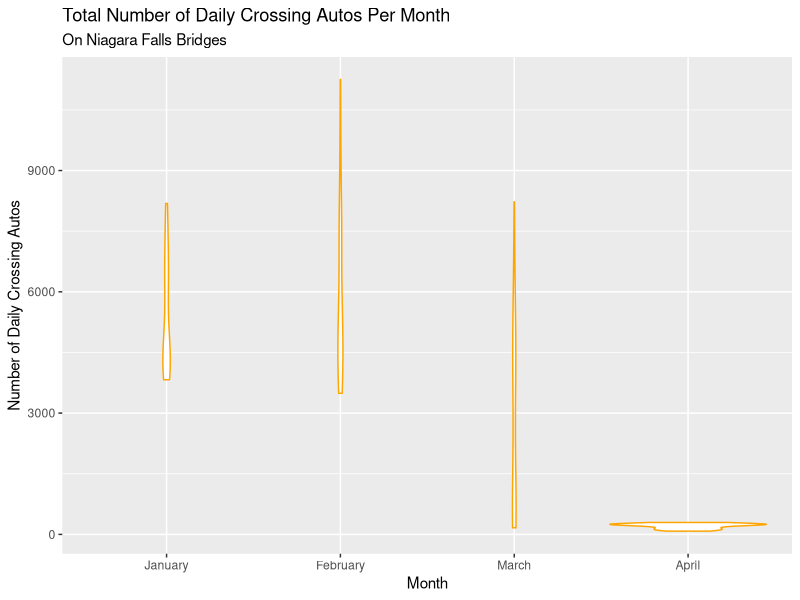
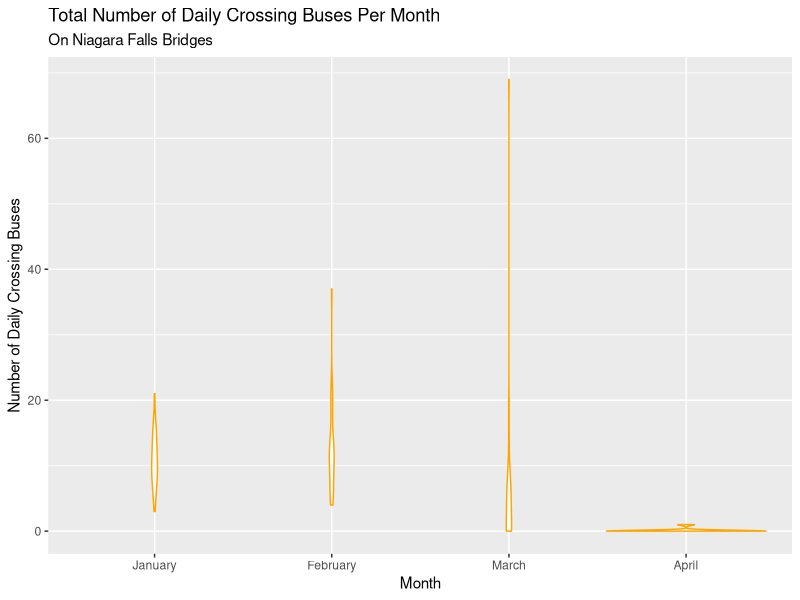
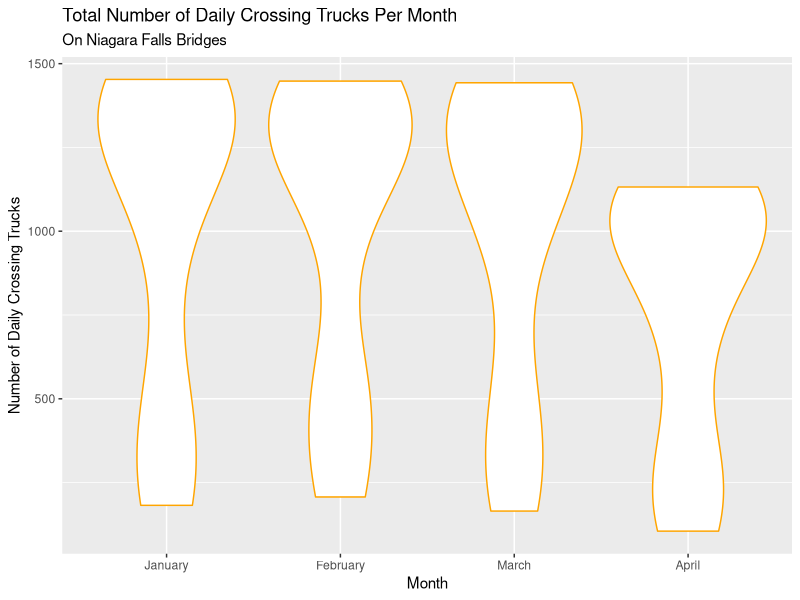
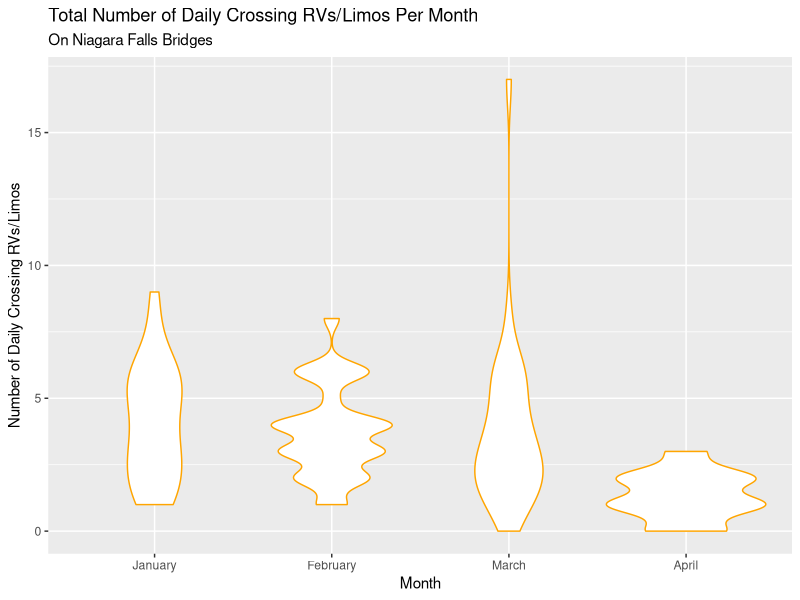
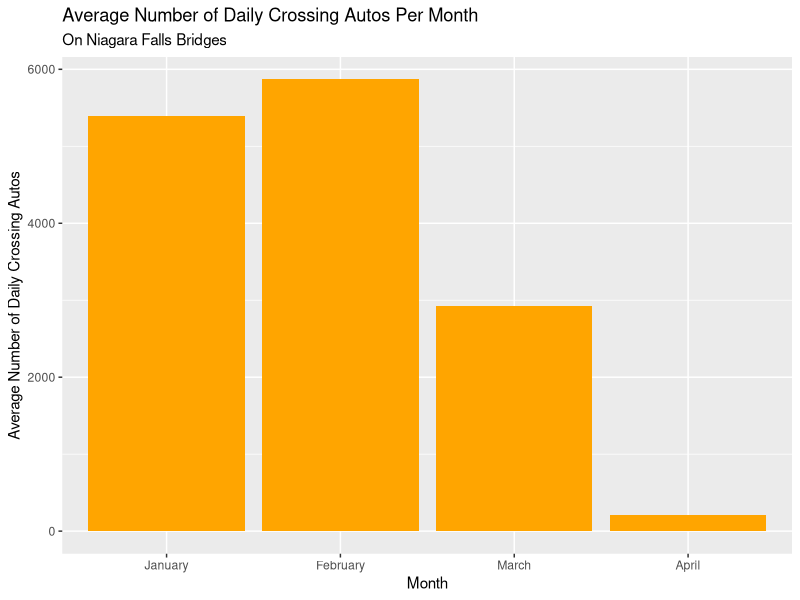

Reproduce these figures in R, in order. (Note: this script raises an error after producing the figures.)
## ---- chunk 1
knitr::opts_chunk$set(echo = FALSE, warning = FALSE)
## ---- chunk 2
library(tidyverse)
library(broom)
library(stringr)
library(knitr)
## ---- chunk 3
# whirlpool <- read_csv("data/whirlpool.csv")
# lewiston_queenston <- read_csv("data/lewistonQueenston.csv")
# rainbow <- read_csv("data/rainbow.csv")
bridges_total <- read_csv("data/combined_bridges1.csv")

bridges_total <- bridges_total %>%
  select(Month, Day, `Day of Week`, Auto, Bus, Truck, `RV/Limo`, `Total Vehicles`) %>%
  mutate(Month = as.factor(Month),
         Month = fct_relevel(Month, "January", "February", "March", "April"),
         `Day of Week` = as.factor(`Day of Week`),
         `Day of Week` = fct_relevel(`Day of Week`, "Monday", "Tuesday", "Wednesday", "Thursday", "Friday", "Saturday", "Sunday"))

## ---- chunk 4
bridges_total1 <- bridges_total %>%
  group_by(Month) %>%
  summarise(total = sum(`Total Vehicles`)) %>%
  arrange(total)
bridges_total1
## ---- chunk 5
ggplot(data = bridges_total, mapping = aes(x = Month, y = Auto)) +
  geom_violin(color = "orange") +
  labs(title = "Total Number of Daily Crossing Autos Per Month",
       subtitle = "On Niagara Falls Bridges",
       x = "Month",
       y = "Number of Daily Crossing Autos")
## ---- chunk 6
ggplot(data = bridges_total, mapping = aes(x = Month, y = Bus)) +
  geom_violin(color = "orange") +
  labs(title = "Total Number of Daily Crossing Buses Per Month",
       subtitle = "On Niagara Falls Bridges",
       x = "Month",
       y = "Number of Daily Crossing Buses")
## ---- chunk 7
ggplot(data = bridges_total, mapping = aes(x = Month, y = Truck)) +
  geom_violin(color = "orange") +
  labs(title = "Total Number of Daily Crossing Trucks Per Month",
       subtitle = "On Niagara Falls Bridges",
       x = "Month",
       y = "Number of Daily Crossing Trucks")
## ---- chunk 8
ggplot(data = bridges_total, mapping = aes(x = Month, y = `RV/Limo`)) +
  geom_violin(color = "orange") +
  labs(title = "Total Number of Daily Crossing RVs/Limos Per Month",
       subtitle = "On Niagara Falls Bridges",
       x = "Month",
       y = "Number of Daily Crossing RVs/Limos")
## ---- chunk 9
bridges_total2 <- bridges_total %>%
  group_by(Month) %>%
  summarise(totalA = sum(Auto)) %>%
  arrange(totalA)
bridges_total2
## ---- chunk 10
bridges_total <- bridges_total %>%
  mutate(totalA = case_when(Month == "January" ~ 167326, Month == "February" ~ 170191, Month == "March" ~ 90570, Month == "April" ~ 4359))

bridges_total <- bridges_total %>%
  group_by(Month) %>%
  count(totalA) %>%
  mutate(avg_Auto = totalA / n)
## ---- chunk 11
ggplot(data = bridges_total, mapping = aes(x = Month, y = avg_Auto)) +
  geom_bar(stat = "identity", fill = "orange") +
  labs(title = "Average Number of Daily Crossing Autos Per Month",
       subtitle = "On Niagara Falls Bridges",
       x = "Month",
       y = "Average Number of Daily Crossing Autos")
## ---- chunk 12
bridges_total <- bridges_total %>%
  mutate(totalB = case_when(Month == "January" ~ 338, Month == "February" ~ 364, Month == "March" ~ 197, Month == "April" ~ 2))

bridges_total <- bridges_total %>%
  group_by(Month) %>%
  count(totalB) %>%
  mutate(avg_Bus = totalB / nn)
## ---- chunk 13
ggplot(data = bridges_total, mapping = aes(x = Month, y = avg_Bus)) +
  geom_bar(stat = "identity", fill = "orange") +
  labs(title = "Average Number of Daily Crossing Buses Per Month",
       subtitle = "On Niagara Falls Bridges",
       x = "Month",
       y = "Average Number of Daily Crossing Buses")
## ---- chunk 14
bridges_total <- bridges_total %>%
  mutate(totalT = case_when(Month == "January" ~ 30997, Month == "February" ~ 28931, Month == "March" ~ 30878, Month == "April" ~ 16020))

bridges_total <- bridges_total %>%
  group_by(Month) %>%
  count(totalT) %>%
  mutate(avg_Truck = totalT / n)
## ---- chunk 15
ggplot(data = bridges_total, mapping = aes(x = Month, y = avg_Truck)) +
  geom_bar(stat = "identity", fill = "orange") +
  labs(title = "Average Number of Daily Crossing Trucks Per Month",
       subtitle = "On Niagara Falls Bridges",
       x = "Month",
       y = "Average Number of Daily Crossing Trucks")
## ---- chunk 16
bridges_total <- bridges_total %>%
  mutate(totalRV = case_when(Month == "January" ~ 126, Month == "February" ~ 108, Month == "March" ~ 116, Month == "April" ~ 28))

bridges_total <- bridges_total %>%
  group_by(Month) %>%
  count(totalRV) %>%
  mutate(avg_RV = totalRV / nn)
## ---- chunk 17
ggplot(data = bridges_total, mapping = aes(x = Month, y = avg_RV)) +
  geom_bar(stat = "identity", fill = "orange") +
  labs(title = "Average Number of Daily Crossing RVs/Limos Per Month",
       subtitle = "On Niagara Falls Bridges",
       x = "Month",
       y = "Average Number of Daily Crossing RVs/Limos")
